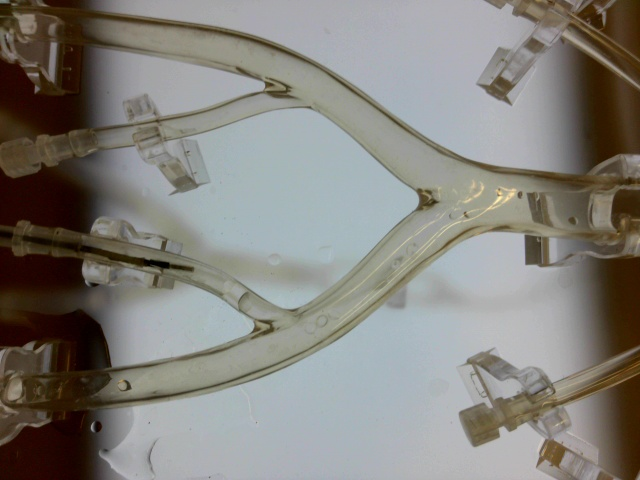
#> input picture focused_image.jpg, 640 x 480 px
$ python bending_calculation.py
#> lines starting #> are read from the running program, lines starting #| are printed output that depends on the picture; after the words box and inside, x2 and y2 are one past the last pixel; in counts of white or black regions, pixels touching at a corner belong together
import cv2
import numpy as np
import matplotlib.pyplot as plt
from scipy.optimize import minimize

def calculate_bending_angle(realimage, plot):
#> called with realimage = 'focused_image.jpg', plot = True
    image = cv2.imread(realimage, cv2.IMREAD_GRAYSCALE)
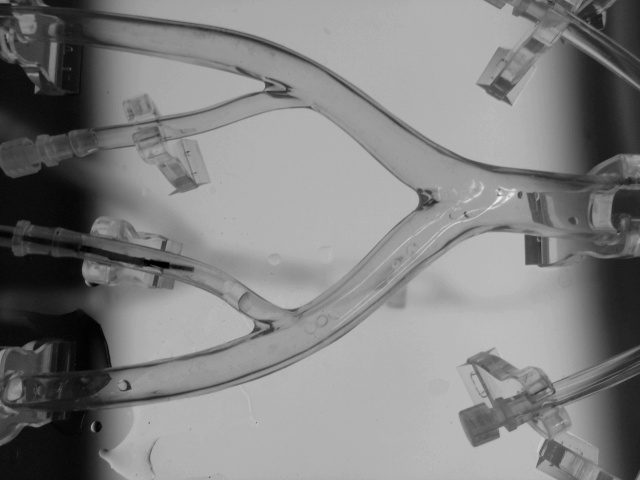
#> image: shape (480, 640); min 0, max 243, mean 129.3
    if image is None:
        raise FileNotFoundError(f"Image file '{realimage}' not found or cannot be opened.")
    image = cv2.rotate(image, cv2.ROTATE_90_COUNTERCLOCKWISE)
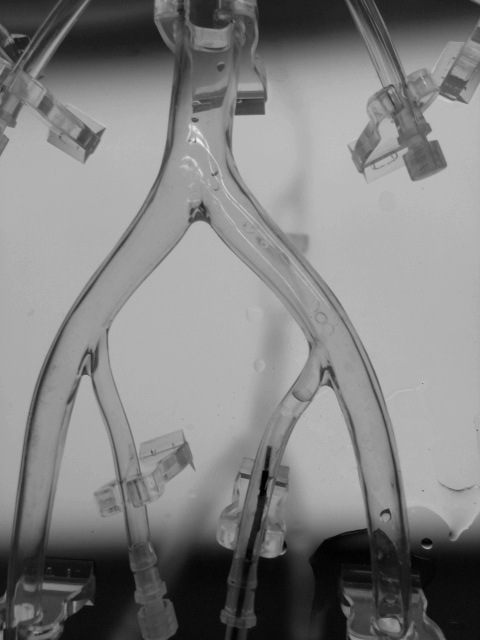
#> image: shape (640, 480); min 0, max 243, mean 129.3
    blurred = cv2.GaussianBlur(image, (5, 5), 0)
    _, binary_mask = cv2.threshold(blurred, 0, 255, cv2.THRESH_BINARY + cv2.THRESH_OTSU)
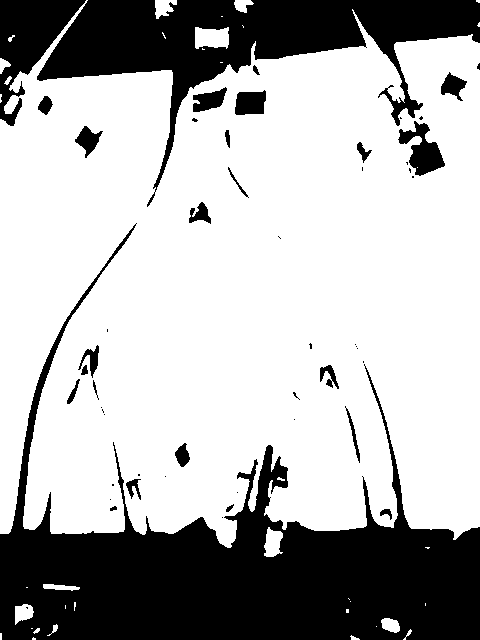
#> binary_mask: shape (640, 480); 70% white; 52 black regions (27 under 20 px), largest, box (x1, y1, x2, y2) and area: (0, 223, 480, 640) 56774, (37, 0, 480, 207) 25332, (0, 0, 86, 126) 4739

    kernel = np.ones((3, 3), np.uint8)
    binary_mask_cleaned = cv2.morphologyEx(binary_mask, cv2.MORPH_OPEN, kernel, iterations=2)
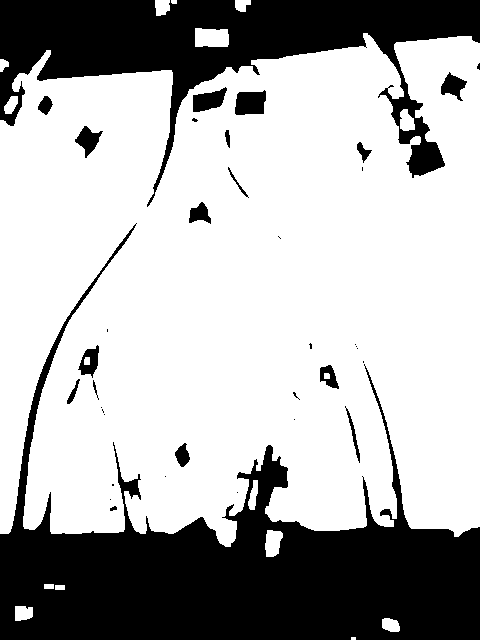
#> binary_mask_cleaned: shape (640, 480); 69.5% white; 37 black regions (19 under 20 px), largest, box (x1, y1, x2, y2) and area: (0, 223, 480, 640) 57671, (0, 0, 480, 207) 32202, (235, 90, 266, 115) 645
    binary_mask_cleaned = cv2.morphologyEx(binary_mask_cleaned, cv2.MORPH_CLOSE, kernel, iterations=2)
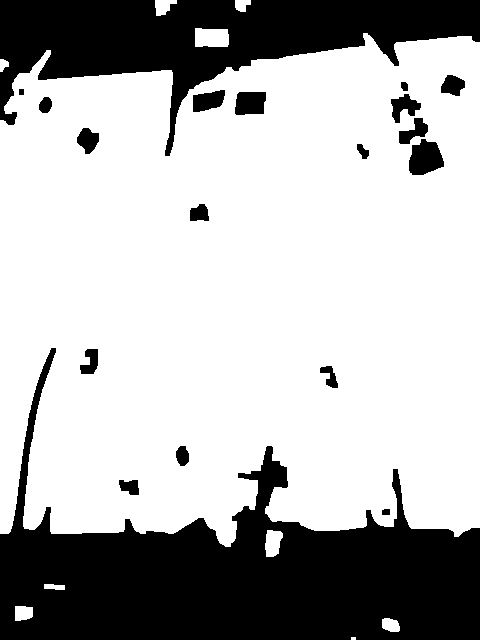
#> binary_mask_cleaned: shape (640, 480); 70.4% white; 19 black regions


    contours, _ = cv2.findContours(binary_mask_cleaned, cv2.RETR_EXTERNAL, cv2.CHAIN_APPROX_SIMPLE)
#> contours = 10 contours, 1 with area under 20; largest, box (x1, y1, x2, y2) and area: (0, 33, 480, 547) 218072, (195, 28, 229, 47) 556, (265, 530, 283, 557) 340, (15, 606, 33, 621) 212, (155, 0, 177, 16) 202
    contours = sorted(contours, key=cv2.contourArea, reverse=True)

    if len(contours) > 0:

        largest_contour = contours[0].squeeze()
#> largest_contour = 729 pairs, first value 0 to 479, second value 33 to 546
        x_vals = largest_contour[:, 0]
#> x_vals = 729 values, max 479 at index 673, min 0 at index 211, mean 191.6
        y_vals = largest_contour[:, 1]
#> y_vals = 729 values, max 546 at index 468, min 33 at index 0, mean 332.8

        valid_indices = (x_vals <= 900) & (x_vals > 0)
        x_vals = x_vals[valid_indices]
#> x_vals = 727 values, max 479 at index 671, min 3 at index 210, mean 192.1
        y_vals = y_vals[valid_indices]
#> y_vals = 727 values, max 546 at index 466, min 33 at index 0, mean 332.8

        sort_idx = np.argsort(x_vals)[::-1]
#> sort_idx = 727 values, max 726 at index 127, min 0 at index 142, mean 363
        x_vals = x_vals[sort_idx]
#> x_vals = 727 values, max 479 at index 0, min 3 at index 726, mean 192.1
        y_vals = y_vals[sort_idx]
#> y_vals = 727 values, max 546 at index 304, min 33 at index 127, mean 332.8


        def polynomial_loss(coeffs, x, y):
            poly = np.poly1d(coeffs)
            y_fit = poly(x)
            return np.sum((y - y_fit) ** 2)

        def polynomial_loss_gradient(coeffs, x, y):
            poly = np.poly1d(coeffs)
            y_fit = poly(x)

            grad = np.zeros_like(coeffs)
            for i in range(len(coeffs)):
                grad[i] = -2 * np.sum((y - y_fit) * (x ** (len(coeffs) - 1 - i)))

            return grad

        initial_coeffs = np.polyfit(x_vals, y_vals, 5)
#> initial_coeffs = [9.79e-10, -1.13e-06, 0.000453, -0.0746, 4.68, 247.6]

        result = minimize(polynomial_loss, initial_coeffs, args=(x_vals, y_vals), method='BFGS', jac=polynomial_loss_gradient)
#> result = 10 items

        optimized_coeffs = result.x
#> optimized_coeffs has the same summary as initial_coeffs

        poly_fit = np.poly1d(optimized_coeffs)
        x_fit_range = np.linspace(x_vals.min(), x_vals.max(), num=100)
#> x_fit_range = 100 values from 3 to 479

        image_center_y = (image.shape[0] // 2 ) +30
#> image_center_y = 350

        x_start = x_vals[0]
#> x_start = 479
        x_mid_start = x_vals[len(x_vals) // 4]
#> x_mid_start = 298
        x_mid_end = x_vals[(3 * len(x_vals)) // 4]
#> x_mid_end = 44
        x_end = x_vals[-1]
#> x_end = 3

        y_start, y_mid_start, y_mid_end, y_end = poly_fit([x_start, x_mid_start, x_mid_end, x_end])
#> y_start = 402.5; y_mid_start = 394.8; y_mid_end = 343.6; y_end = 261

        def compute_slope(x):
            return (5 * optimized_coeffs[0] * x**4 +
                    4 * optimized_coeffs[1] * x**3 +
                    3 * optimized_coeffs[2] * x**2 +
                    2 * optimized_coeffs[3] * x +
                    optimized_coeffs[4])

        slope_start = compute_slope(x_start)
#> slope_start = 6.47
        slope_mid_start = compute_slope(x_mid_start)
#> slope_mid_start = -0.0503
        slope_mid_end = compute_slope(x_mid_end)
#> slope_mid_end = 0.377
        slope_end = compute_slope(x_end)
#> slope_end = 4.25

        theta_start = np.degrees(np.arctan(slope_start))
#> theta_start = 81.21
        theta_mid_start = np.degrees(np.arctan(slope_mid_start))
#> theta_mid_start = -2.88
        theta_mid_end = np.degrees(np.arctan(slope_mid_end))
#> theta_mid_end = 20.65
        theta_end = np.degrees(np.arctan(slope_end))
#> theta_end = 76.75

        theta_start_2 = np.degrees(np.arctan(slope_start))
#> theta_start_2 = 81.21
        theta_mid_start_2 = np.degrees(np.arctan(slope_mid_start))
#> theta_mid_start_2 = -2.88
        theta_mid_end_2 = np.degrees(np.arctan(slope_mid_end))
#> theta_mid_end_2 = 20.65
        theta_end_2 = np.degrees(np.arctan(slope_end))
#> theta_end_2 = 76.75

        bending_angle_deg_2 = max(abs(theta_start_2), abs(theta_mid_start_2), abs(theta_mid_end_2), abs(theta_end_2))
#> bending_angle_deg_2 = 81.21

        bending_angle_deg = abs((theta_start + theta_end) / 2)
#> bending_angle_deg = 78.98
        if plot == True:
            plt.figure(figsize=(8, 6))
            plt.imshow(binary_mask_cleaned, cmap='gray')

            plt.plot(x_fit_range, poly_fit(x_fit_range), color='red', linewidth=2, label="Optimised Polynomial Curve")

            plt.axhline(y=image_center_y, color='green', linestyle='--', linewidth=2, label="Horizontal Center Line")

            plt.scatter([x_start, x_mid_start, x_mid_end, x_end],
                        [y_start, y_mid_start, y_mid_end, y_end],
                        color='yellow', s=100, label="Evaluation Points")

            plt.legend()
            plt.title(f"Bending Angle: {bending_angle_deg_2:.2f} degrees")

            # plt.show(block=False)
            # plt.pause(0.5)
            # plt.close()
            plt.show()
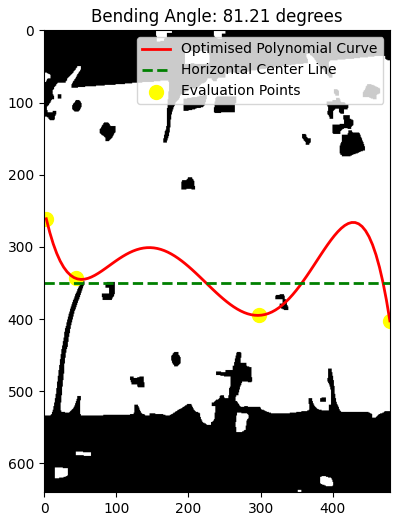
#> figure drawn by matplotlib, 1 panel

        # return bending_angle_deg, bending_angle_deg_2
        return bending_angle_deg_2


if __name__ == "__main__":
    realimage = "focused_image.jpg"
    plot = True
    bending_angle_deg_2 = calculate_bending_angle(realimage, plot)
#> bending_angle_deg_2 = 81.21
    # print(f"Computed Bending Angle: {bending_angle_deg:.2f} degrees")
    print(f"Computed Bending Angle: {bending_angle_deg_2:.2f} degrees")
#| Computed Bending Angle: 81.21 degrees
